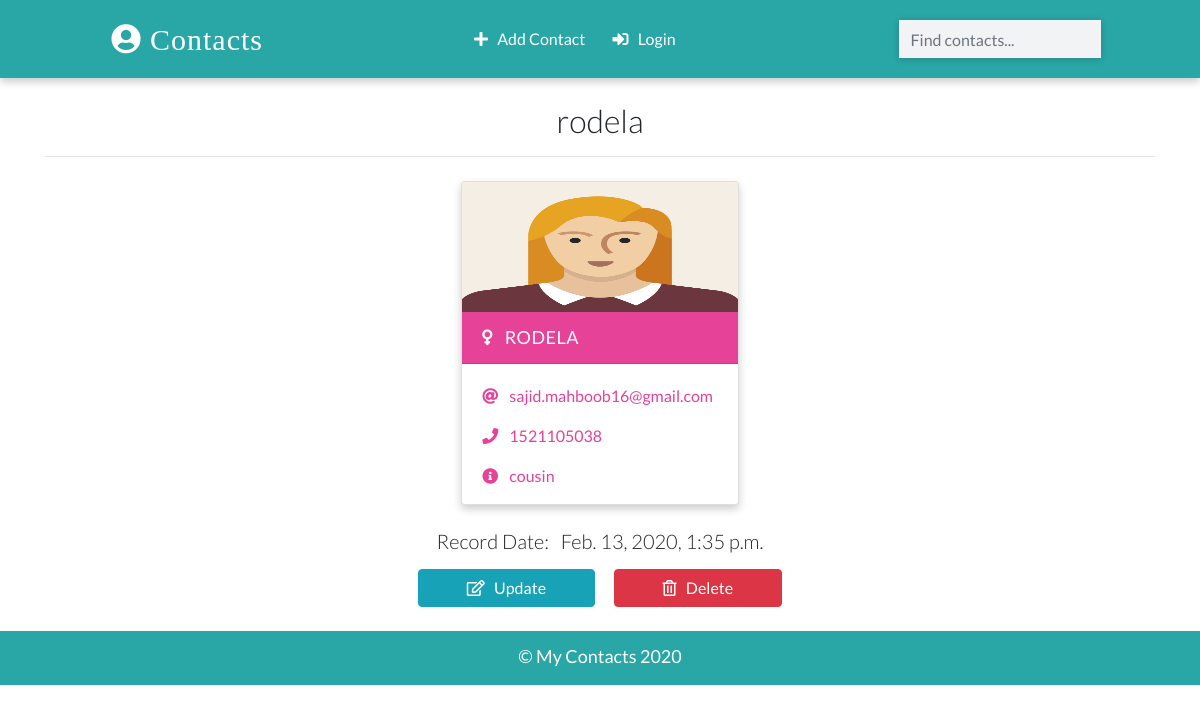
Screenshot of /detail/3/ with the database file from the repository.
### cms/models.py (models this page shows, shortened)
class Contact(models.Model):
    name = models.CharField(max_length=20)
    email = models.EmailField(max_length=100)
    phone = models.IntegerField()
    info = models.CharField(max_length=30)
    gender = models.CharField(max_length=50, choices=(
        ('male', 'Male'),
        ('female', 'Female'),
    ))
    image = models.ImageField(upload_to='images/', blank=True)
    date_added = models.DateTimeField(default = datetime.now)
    class Meta:
        ordering = ['-id']

### cms/views.py (the view)
# urls.py: path('detail/<id>/', views.detail, name='detail'),
def detail(request, id):
    context = {
        'contacts': Contact.objects.get(pk=id)
    }
    return render(request, 'detail.html', context)

### templates/detail.html (shortened to what this page needs)
{% extends 'base.html' %}
{% load static %}
{% block main_content %}
    <div class="container">
      <h2 class="heading font-weight-light text-center">{{ contacts.name }}</h2>
      <hr />
    </div>
    <div class="container main-part">
      {% include 'partials/_card.html' %}
    </div>
    <div class="container mt-3">
        <h5 class="text-center my-3 font-weight-light">Record Date: &nbsp; {{contacts.date_added}}</h5>
        <p class="text-center text-light">
            <a class="btn btn-info px-5" href="{% url 'update' contacts.id %}">
                <i class="far fa-edit"></i> &nbsp; Update
            </a>
            <a class="btn btn-danger px-5" href="{% url 'delete' contacts.id %}">
                <i class="far fa-trash-alt"></i> &nbsp; Delete
            </a>
        </p>
    </div>
{% endblock main_content %}

### templates/partials/_card.html
{% load static %}
{% if contacts.gender == 'male' %}
    <div class="card my-2 mx-2 boy-card {% if 'detail' in request.path %} mx-auto w-25 {% endif %} ">
        <img src="{% if contacts.image %}
        {{contacts.image.url}}
        {% else %}
        {% static 'images/boy.png' %}
        {% endif %}" class="img-fluid" />
        <div class="card-header">
        <a href="{% url 'detail' contacts.id %}" class="text-white header-link"
            ><i class="fas fa-mars mr-2"></i> {{contacts.name}}</a>
        </div>
        <div class="card-body pb-0">
        <p>
            <i class="fas fa-at mr-2"></i>
            <a href="mailto:sajid.mahboob16@gmail.com">{{contacts.email}} </a>
        </p>
        <p>
            <i class="fas fa-phone mr-2"></i>
            <a href="tel:01624958454">{{contacts.phone}}</a>
        </p>
        <p><i class="fas fa-info-circle mr-2"></i> {{contacts.info}}</p>
        </div>
    </div>
{% else %}
    <div class="card my-2 mx-2 girl-card {% if 'detail' in request.path %} mx-auto w-25 {% endif %} ">
        <img src="{% static 'images/girl.png' %}" class="img-fluid" />
        <div class="card-header">
        <a href="{% url 'detail' contacts.id %}" class="text-white header-link"
            ><i class="fas fa-venus mr-2"></i> {{contacts.name}} </a
        >
        </div>
        <div class="card-body pb-0">
        <p>
            <i class="fas fa-at mr-2"></i>
            <a href="mailto:sajid.mahboob16@gmail.com">{{contacts.email}}</a>
        </p>
        <p>
            <i class="fas fa-phone mr-2"></i>
            <a href="tel:01624958454">{{contacts.phone}}</a>
        </p>
        <p><i class="fas fa-info-circle mr-2"></i> {{contacts.info}}</p>
        </div>
    </div>
 {% endif %}

### static/css/main.css (style rules this page uses)
:root { --back: #29a7a6; --girl: #e64298; --boy: #2874dd; }
body { font-family: Lato, sans-serif; }
.card { box-shadow: 0 4px 8px 0 rgba(0, 0, 0, 0.2); transition: 0.3s; min-width: 250px; box-sizing: border-box; }
img { height: 130px !important; }
.card-header { font-size: 18px; letter-spacing: 0.5px; text-transform: uppercase; }
.girl-card .card-header { background-color: var(--girl); }
.girl-card .card-body, .girl-card .card-body p a { color: var(--girl); }
.card-body p { cursor: pointer; }
.main-part { display: flex; flex-wrap: wrap; justify-content: space-evenly; }

### rows the page displays
Contact: name "rodela", name "RODELA", email "sajid.mahboob16@gmail.com", phone "1521105038", info "cousin", date_added "Feb. 13, 2020, 1:35 p.m."
